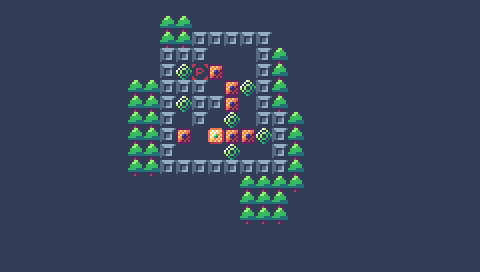

Tiled map render using the project's own tile images. Description and the whole map definition, tile-layer contents included, below:
An orthogonal 30x17 tile map with 16x16 px tiles, 1 tile layer (Calque de Tuiles 1).

<map version="1.5" tiledversion="1.7.2" orientation="orthogonal" renderorder="right-down" width="30" height="17" tilewidth="16" tileheight="16" infinite="0" nextlayerid="2" nextobjectid="1">
 <editorsettings>
  <export target="map.lua" format="lua" />
 </editorsettings>
 <tileset firstgid="1" source="Sokoban.tsx" />
 <layer id="1" name="Calque de Tuiles 1" width="30" height="17">
  <data encoding="csv">
1,1,1,1,1,1,1,1,1,1,1,1,1,1,1,1,1,1,1,1,1,1,1,1,1,1,1,1,1,1,
1,1,1,1,1,1,1,1,1,1,7,7,1,1,1,1,1,1,1,1,1,1,1,1,1,1,1,1,1,1,
1,1,1,1,1,1,1,1,1,1,7,7,2,2,2,2,2,1,1,1,1,1,1,1,1,1,1,1,1,1,
1,1,1,1,1,1,1,1,1,1,2,2,2,1,1,1,2,7,1,1,1,1,1,1,1,1,1,1,1,1,
1,1,1,1,1,1,1,1,1,1,2,5,6,3,1,1,2,7,1,1,1,1,1,1,1,1,1,1,1,1,
1,1,1,1,1,1,1,1,7,7,2,2,2,1,3,5,2,7,1,1,1,1,1,1,1,1,1,1,1,1,
1,1,1,1,1,1,1,1,7,7,2,5,2,2,3,1,2,7,1,1,1,1,1,1,1,1,1,1,1,1,
1,1,1,1,1,1,1,1,7,7,2,1,2,1,5,1,2,2,7,1,1,1,1,1,1,1,1,1,1,1,
1,1,1,1,1,1,1,1,7,7,2,3,1,4,3,3,5,2,7,1,1,1,1,1,1,1,1,1,1,1,
1,1,1,1,1,1,1,1,7,7,2,1,1,1,5,1,1,2,7,1,1,1,1,1,1,1,1,1,1,1,
1,1,1,1,1,1,1,1,7,7,2,2,2,2,2,2,2,2,7,1,1,1,1,1,1,1,1,1,1,1,
1,1,1,1,1,1,1,1,1,1,1,1,1,1,1,7,7,7,7,1,1,1,1,1,1,1,1,1,1,1,
1,1,1,1,1,1,1,1,1,1,1,1,1,1,1,7,7,7,1,1,1,1,1,1,1,1,1,1,1,1,
1,1,1,1,1,1,1,1,1,1,1,1,1,1,1,7,7,7,1,1,1,1,1,1,1,1,1,1,1,1,
1,1,1,1,1,1,1,1,1,1,1,1,1,1,1,1,1,1,1,1,1,1,1,1,1,1,1,1,1,1,
1,1,1,1,1,1,1,1,1,1,1,1,1,1,1,1,1,1,1,1,1,1,1,1,1,1,1,1,1,1,
1,1,1,1,1,1,1,1,1,1,1,1,1,1,1,1,1,1,1,1,1,1,1,1,1,1,1,1,1,1
</data>
 </layer>
</map>